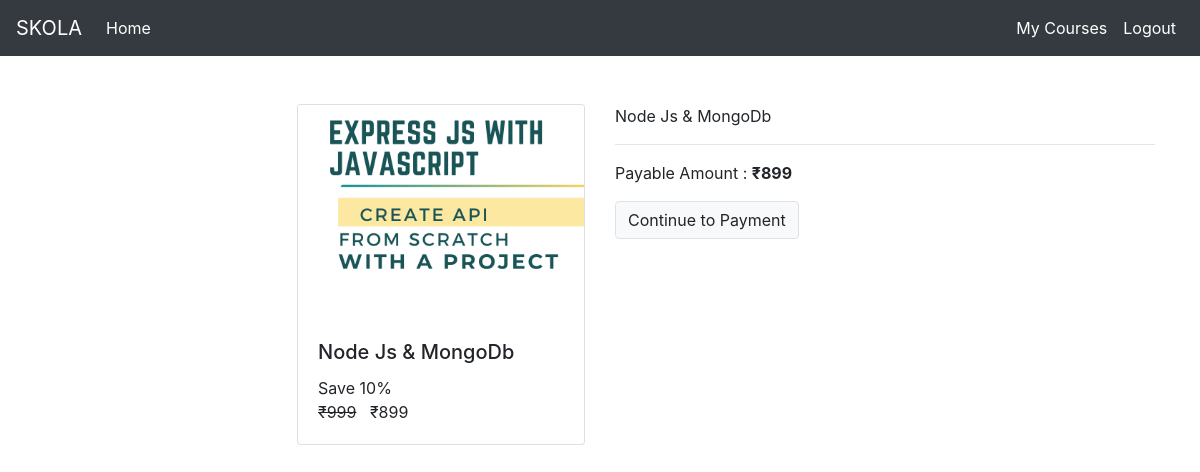
Page /check-out/Nodejs (signed in) on the committed database.
### courses/models/course.py (models this page shows, shortened)
class Course(models.Model):
    name = models.CharField(max_length=50, null=False)
    slug = models.CharField(max_length=50, null=False, unique=True)
    description = models.CharField(max_length=200, null=True)
    price = models.IntegerField(null=False)
    discount = models.IntegerField(null=False, default=0)
    active = models.BooleanField(default=False)
    thumbnail = models.ImageField(upload_to="files/thumbnail")
    date = models.DateTimeField(auto_now_add=True)
    resource = models.FileField(upload_to="files/resource")
    length = models.IntegerField(null=False)

### courses/views/checkout.py (the view, shortened to what this page needs)
# urls.py: path('check-out/<str:slug>', checkout , name = 'check-out'),
@login_required(login_url='/login')
def checkout(request, slug):
    course = Course.objects.get(slug=slug)
    user = request.user
    action = request.GET.get('action')
    order = None
    payment = None
    error = None
    try:
        user_course = UserCourse.objects.get(user=user, course=course)
        error = "You are Already Enrolled in this Course"
    except:
        pass
    amount = None
    if error is None:
        amount = int((course.price - (course.price * course.discount * 0.01)) * 100)
    if amount == 0:
        userCourse = UserCourse(user=user, course=course)
        userCourse.save()
        return redirect('my-courses')
    context = {
        "course": course,
        "order": order,
        "payment": payment,
        "user": user,
        "error": error
    }
    return render(request, template_name="courses/check_out.html", context=context)

### courses/templatetags/course_custom_tags.py (called while the page is built)
@register.simple_tag
def cal_sellprice(price, discount):
    if discount is None or discount is 0:
        return price
    sellprice = price
    sellprice = price - (price * discount * 0.01)
    return math.floor(sellprice)

@register.filter
def rupee(price):
    return f'₹{price}'

### courses/templates/courses/check_out.html (shortened to what this page needs)
{% extends 'courses/base.html' %}
{% load course_custom_tags %}
{%block content%}
<div class="container">
    <br>
    <br>
    <div class="row ">
        <div class="col mr-auto ">
            <div class="card ml-auto" style="width: 18rem;">
                <img class="card-img-top" src="{{course.thumbnail.url}}" alt="Card image cap">
                <div class="card-body">
                    <h5 class="card-title">{{course.name}}</h5>
                    <p class="card-text m-0 p-0">
                        Save {{course.discount}}%
                        <br>
                        <span class="price">
                            <del>{{course.price|rupee}}</del>
                            <span>{% cal_sellprice course.price course.discount as value %} {{value|rupee}}</span>
                        </span>
                    </p>
                </div>
            </div>
        </div>
        <div class="col ">
            <div>
                <p class="display-5">{{course.name}}</p>
                <hr>
                <p class="display-5">Payable Amount : <b>{% cal_sellprice course.price course.discount as value %}
                        {{value|rupee}}</b></p>
                <a class="btn btn-light border" href="?action=create_payment">Continue to Payment</a>
            </div>
        </div>
    </div>
</div>
{%endblock%}

### courses/templates/courses/base.html (style rules this page uses)
body { background-color: white; }

### rows in the picture
Course: thumbnail (picture), name "Node Js & MongoDb", discount "10", price "₹999"

### other values in the picture
{{ value|rupee }} "₹899"
